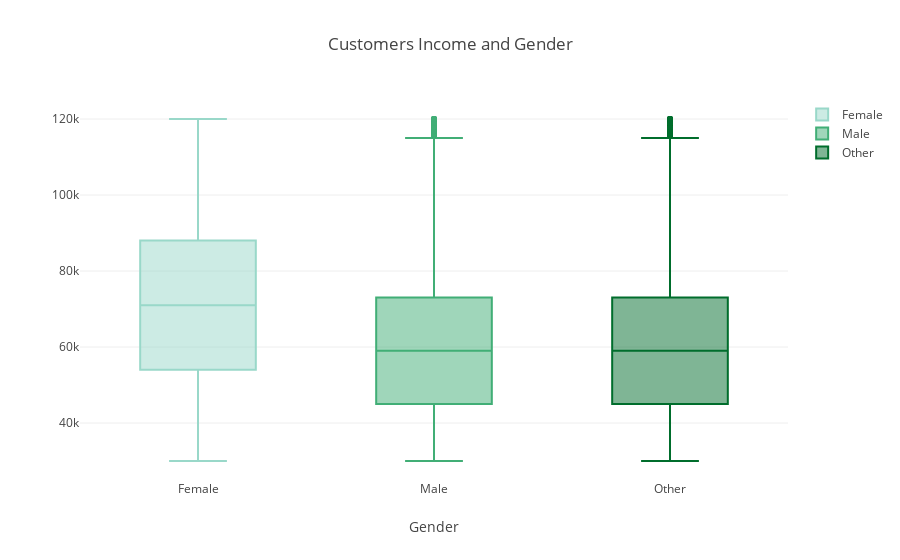

Notebook cell for this chart:
### Markdown cell above
###### Graph Reflection: 
We can look at the from different presepectives, these graphs will gives us a general idea about demographics, ages, income, with respect to gender. Clearly Females represent higher percentage of the cutomers.

### Code cell
# plot customer income against gender: 
trace_1 = go.Box(
            y=profile[profile.gender == 'F'].income, 
            name = 'Female', 
            marker=dict(color = bupu[3]))

trace_2 = go.Box(
            y=profile[profile.gender == 'M'].income, 
            name = 'Male', 
            marker=dict(color = bupu[5]))

trace_3 = go.Box(
            y=profile[profile.gender == 'M'].income, 
            name = 'Other', 
            marker=dict(color = bupu[7]))

layout = go.Layout(title="Customers Income and Gender", 
                        xaxis = dict(ticks='', nticks=48, 
                                    title=go.layout.xaxis.Title(
                                    text='Gender'), automargin=True))

fig = go.Figure(data=[trace_1, trace_2, trace_3], layout=layout)

plotly.offline.iplot(fig)
#py.iplot(fig, filename='profile_income')

### Figure 1 — Plotly figure (JSON) as saved in the notebook; plotly's stock layout.template omitted (floating-point values rounded to 4 significant figures; data arrays with more than 128 entries replaced by an {"elided": "..."} marker saying what was removed)
{"data": [{"marker": {"color": "rgb(153,216,201)"}, "name": "Female", "type": "box", "uid": "fa82bb2d-d15e-48a8-ae08-ec67be3823ef", "y": {"elided": "6129 int values"}}, {"marker": {"color": "rgb(65,174,118)"}, "name": "Male", "type": "box", "uid": "b5a2368d-1bb3-471c-b5bb-c29524d3092d", "y": {"elided": "8484 int values"}}, {"marker": {"color": "rgb(0,109,44)"}, "name": "Other", "type": "box", "uid": "e23f53ef-3971-4cdb-9475-3e17dbc9992f", "y": {"elided": "8484 int values"}}], "layout": {"title": {"text": "Customers Income and Gender"}, "xaxis": {"automargin": true, "nticks": 48, "ticks": "", "title": {"text": "Gender"}}}}
